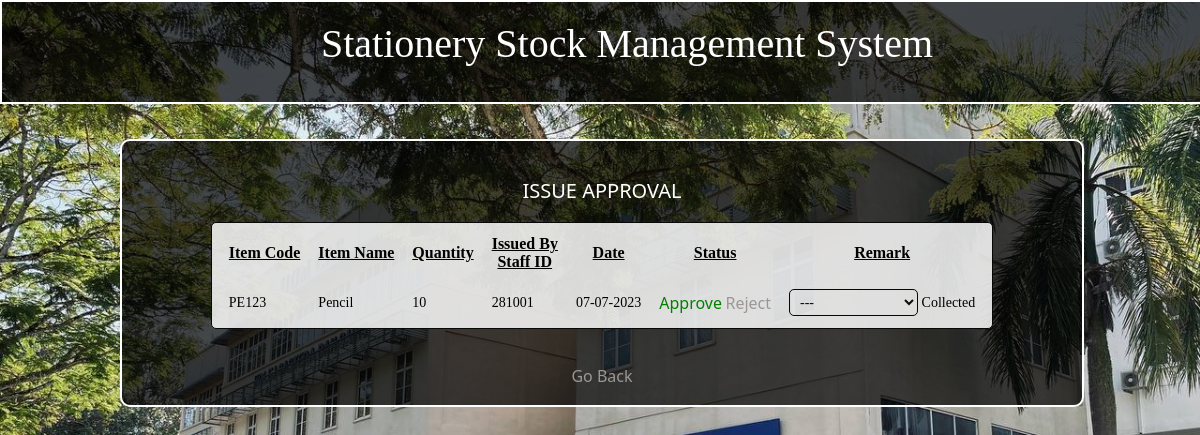
/issue.php (signed in), run on the app's committed database.
### tables this page shows
CREATE TABLE `issue` (
  `id` int(255) NOT NULL,
  `item_code` varchar(255) NOT NULL,
  `name` varchar(255) NOT NULL,
  `quantity` bigint(20) NOT NULL,
  `date` varchar(255) NOT NULL,
  `status` varchar(255) NOT NULL,
  `remark` varchar(255) NOT NULL,
  `sid` varchar(255) NOT NULL
);

### issue.php (the view, shortened to what this page needs)
<?php
include("setting.php");
?>
<!DOCTYPE html PUBLIC "-//W3C//DTD XHTML 1.0 Transitional//EN" "http://www.w3.org/TR/xhtml1/DTD/xhtml1-transitional.dtd">
<html xmlns="http://www.w3.org/1999/xhtml">
<head>
<link href="stylesheet.css" rel="stylesheet" type="text/css" />
</head>
<body>
<div id="banner">
<div align = "center">
<br />
<span class="head">Stationery Stock Management System</span><br />
</div>
<br />
<br />
<br />
<br />
<div align="center">
<div id="wrapper">
<br />
<br />
<span class="SubHead">ISSUE APPROVAL</span>
<br />
<br />
<table border="0" class="table" cellpadding="6" cellspacing="6">
<tr class="labels" style="text-decoration:underline;"><th>Item Code</th><th>Item Name</th><th>Quantity</th><th>Issued By<br>Staff ID</th><th>Date</th><th>Status</th><th>Remark</th></tr>
<?php
$x=mysqli_query($set,"SELECT * FROM issue");
while($y=mysqli_fetch_array($x))
{
?>
<tr class="labels" style="font-size:14px;"><td><?php echo $y['item_code'];?></td><td><?php echo $y['name'];?></td><td><?php echo $y['quantity'];?></td><td><?php echo $y['sid'];?></td>
<td><?php echo $y['date'];?></td>
<td>
<a href="approve.php?r=<?php echo $y['id']."&a=1&qty=".$y['quantity']."&item=".$y['name'];?>" class="link" style="<?php if($y['status'] == "Approved") { echo "color:green;"; }?>">Approve</a>
	<a href="approve.php?r=<?php echo $y['id']."&a=2&qty=".$y['quantity']."&item=".$y['name'];?>" class="link" style="<?php if($y['status'] == "Rejected") { echo "color:red;"; }?>">Reject</a>
</td>
<td>
	<form method="post" action="remark.php">
	<select class="fields" name="remark" onchange="this.form.submit()">
		<option value="-">---</option>
	</select>
	<?php echo $y['remark'];?>
	</form>
</td>
</tr>
<?php
}
?>
</table><br />
<br />
<a href="adminhome.php" class="link">Go Back</a>
<br />
<br />
</div>
</div>
</body>
</html>

### stylesheet.css (style rules this page uses)
body { background-image:url(images/socbg4.jpg); margin:0px; background-size: cover; background-repeat: no-repeat; height: 100vh; }
.head { font-family:"Trebuchet MS"; font-size:40px; color:#FFF; margin-left:50px; }
#banner { width:100%; height:100px; border:2px solid #FFF; background-color:rgba(0,0,0,0.7); }
#wrapper { width:80%; border-radius:10px; border:2px solid #FFF; background-color:rgba(0,0,0,0.7); }
.SubHead { font-family:"Segoe UI"; color:#FFF; font-size:20px; }
.labels { font-family:"Trebuchet MS"; font-size:16px; color:rgb(0, 0, 0); }
.fields { font-family:"Trebuchet MS"; font-size:14px; color:rgb(12, 12, 12); border-radius:5px; padding:4px 6px; border:1px solid rgb(7, 7, 7); background-color:transparent; }
.table { border-radius:5px; padding:0px 5px; border:1px solid rgb(8, 8, 8); background-color:#ffffffd7; }
a.link:link { font-family:"Segoe UI";font-size:16px;color:#9b9797;text-decoration:none; }

### data on the page
issue: item_code "PE123", name "Pencil", quantity "10", sid "281001", date "07-07-2023", remark "Collected"
